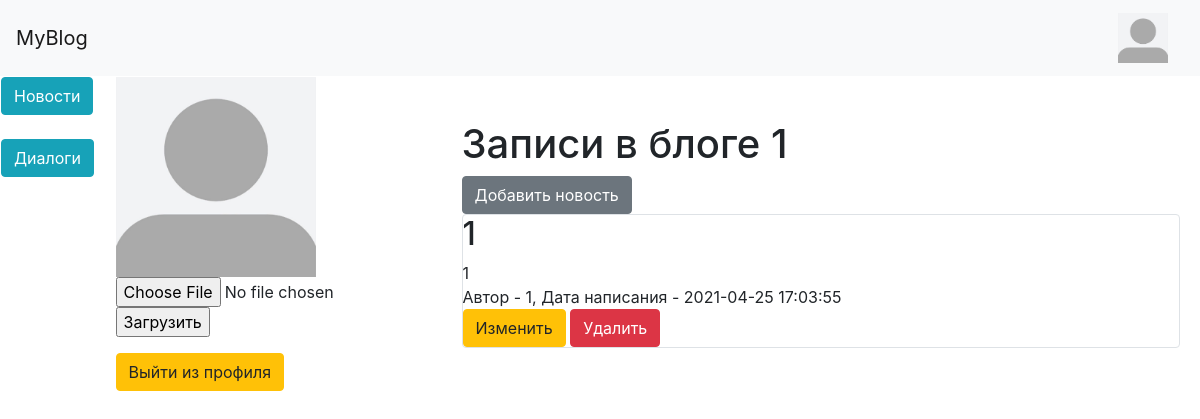
The page /user_profile/1 (signed in) on the database its author committed.
### data/users.py (models this page shows, shortened)
class User(SqlAlchemyBase, UserMixin, SerializerMixin):
    __tablename__ = 'users'
    id = sqlalchemy.Column(sqlalchemy.Integer,
                           primary_key=True, autoincrement=True)
    name = sqlalchemy.Column(sqlalchemy.String, nullable=True)
    about = sqlalchemy.Column(sqlalchemy.String, nullable=True)
    email = sqlalchemy.Column(sqlalchemy.String,
                              index=True, unique=True, nullable=True)
    dialogs_with = sqlalchemy.Column(sqlalchemy.String, nullable=True)
    image = sqlalchemy.Column(sqlalchemy.String, nullable=True)
    hashed_password = sqlalchemy.Column(sqlalchemy.String, nullable=True)
    created_date = sqlalchemy.Column(sqlalchemy.DateTime,
                                     default=datetime.datetime.now)
    news = orm.relation("News", back_populates='user')

### data/news.py (models this page shows)
class News(SqlAlchemyBase, SerializerMixin):
    __tablename__ = 'news'
    id = sqlalchemy.Column(sqlalchemy.Integer, primary_key=True, autoincrement=True)
    title = sqlalchemy.Column(sqlalchemy.String, nullable=True)
    content = sqlalchemy.Column(sqlalchemy.String, nullable=True)
    created_date = sqlalchemy.Column(sqlalchemy.String, default=str(datetime.datetime.now())[:-7])
    is_private = sqlalchemy.Column(sqlalchemy.Boolean, default=True)
    image = sqlalchemy.Column(sqlalchemy.String, nullable=True)
    user_id = sqlalchemy.Column(sqlalchemy.Integer,
                                sqlalchemy.ForeignKey("users.id"))
    user = orm.relation('User')
    categories = orm.relation("Category",
                              secondary="association",
                              backref="news")

### main.py (the view, shortened to what this page needs)
@app.route('/user_profile/<userid>', methods=['GET', 'POST'])
def user_profile(userid):
    session = db_session.create_session()
    news = session.query(News).filter(News.user_id == userid)
    user = session.query(User).filter(User.id == userid).first()
    if userid not in [i.split('.')[0] for i in os.listdir(path="static/img/")]:
        img = url_for('static', filename='img/no.png')
    else:
        img = url_for('static', filename=f'img/{userid}{get_file_format(user.image)}')
    return render_template("profile.html", iimg=img, news=news, user=user)

### data/db_session.py (called while the page is built)
def create_session() -> Session:
    global __factory
    return __factory()

### main.py (called while the page is built)
@login_manager.user_loader
def load_user(user_id):
    session = db_session.create_session()
    return session.query(User).get(user_id)

### templates/profile.html
{% extends "base.html" %}
{% block content %}
<td>
    <img src="{{iimg}}" width="200" height="200"><br>
    {% if current_user.is_authenticated %}
    {% if current_user != user %}
    <a href="/dialog/{{ user.id }}" class="btn btn-warning">Перейти к диалогу</a>
    {% else %}
    <form action="" method=post enctype=multipart/form-data>
        <p><input type=file name=file>
            <br><input type=submit value=Загрузить>
    </form>
    <a href="/logout" class="btn btn-warning">Выйти из профиля</a>
    {% endif %}
    {% endif %}
</td>
<td width="720">
    <h1>Записи в блоге {{user.name}}</h1>
    {% if current_user == user %}
    <a href="/news" class="btn btn-secondary">Добавить новость</a>
    {% endif %}
    {% for item in news%}
    <div class="col-md6 border rounded">
        <h2>{{item.title}}</h2>
        <div>
            {{item.content}}
        </div>
        <div>
            Автор - {{item.user.name}}, Дата написания - {{item.created_date}}
        </div>
        {% if current_user.is_authenticated and current_user == user %}
        <div>
            <a href="/news/{{ item.id }}" class="btn btn-warning">Изменить</a>
            <a href="/news_delete/{{ item.id }}" class="btn btn-danger">Удалить</a>
        </div>
        {% endif %}
    </div>
    {% endfor %}
</td>
{% endblock %}

### templates/base.html (shortened to what this page needs)
<!doctype html>
<html lang="en">
<head>
    <link rel="stylesheet"
          href="https://stackpath.bootstrapcdn.com/bootstrap/4.4.1/css/bootstrap.min.css"
>
    <link rel="stylesheet" type="text/css" href="/static/css/mystyle.css">
</head>
<body>
<header>
    <nav class="navbar navbar-light bg-light">
        <a class="navbar-brand" href="#">MyBlog</a>
        {% if current_user.is_authenticated %}
        <a class="navbar-brand" href="/user_profile/{{ current_user.id }}"><img src="/static/img/{{ current_user.image }}" height="50" width="50"></a>
        {% else %}
        <p>
            <a class="btn btn-primary " href="/register">Зарегистрироваться</a>
            <a class="btn btn-success" href="/login">Войти</a>
        </p>
        {% endif %}
    </nav>
</header>
<table align="left">
    <tr>
        <td valign="top">
            <a class="btn btn-info " href="/">Новости</a><br><br>
            {% if current_user.is_authenticated %}
            <a class="btn btn-info " href="/dialogs">Диалоги</a>
            {% endif %}
        </td>
    </tr>
</table>
<table align="center">
    <tr>
        <main role="main" class="container">
            {% block content %}{% endblock %}
        </main>
    </tr>
</table>
</body>
</html>

### rows shown on the page
User: image (picture), name "1"
News: title "1", content "1", user.name "1", created_date "2021-04-25 17:03:55"
